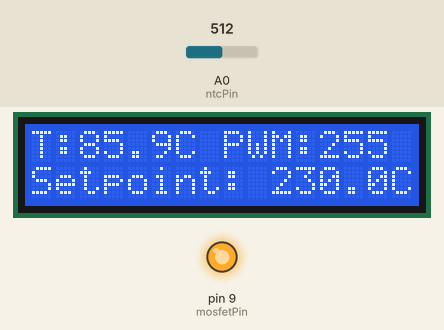
A sketch run on a simulated Arduino Uno, built with avr-gcc and run on an emulated ATmega328P. Shown: 16×2 character LCD, output pins drawn as LEDs (lit = HIGH). The inputs (shaded band) are chosen by the test bench; at power-on: A0 (ntcPin) = 512. What the sketch prints to the serial monitor is not drawn.

Above: at 2.2 s.
2.3 s: A0 (ntcPin) set to 716
At 2.8 s:
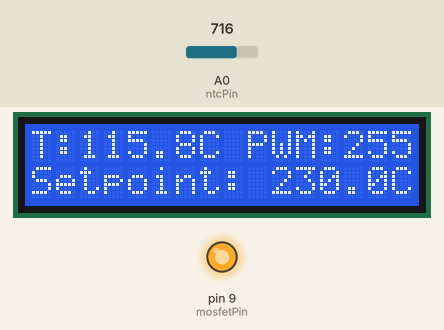
3.9 s: A0 (ntcPin) set to 57
At 5.1 s:
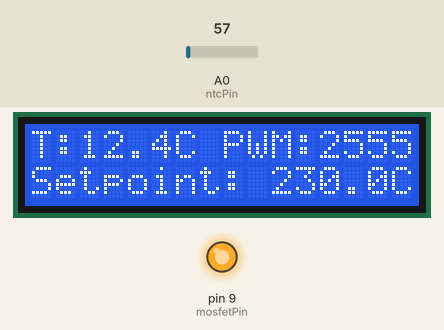
5.4 s: A0 (ntcPin) set to 47
At 6.2 s:
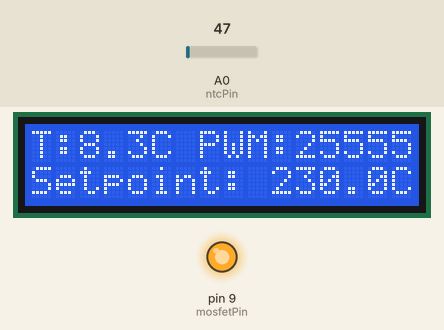
6.9 s: A0 (ntcPin) set to 0
At 8.0 s:
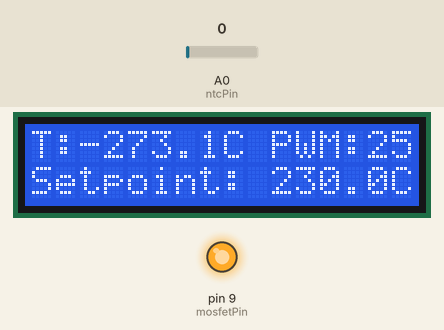
Timing chart, 0 to 9.4 s (numbered marks = the images above; inputs shaded):
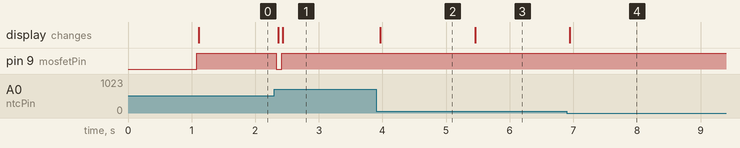

The sketch:

Temperatura_PWM_PID_LCD.ino
```cpp
#include <math.h>
#include <Wire.h>
#include <LiquidCrystal_I2C.h>

// Inicializa LCD no endereço I2C (ajuste se necessário)
LiquidCrystal_I2C lcd(0x27, 16, 2);

// Pinos
const int ntcPin = A0;
const int mosfetPin = 9;

// Constantes do NTC 100k B=3950
const float seriesResistor = 10580.0;
const float nominalResistance = 100000.0;
const float nominalTemperature = 25.0;
const float bCoefficient = 3950.0;
const float adcMax = 1023.0;

// Controle PID
float setpoint = 230.0;
float kp = 25;
float ki = 3.3;
float kd = 80;

float integral = 0;
float lastError = 0;
unsigned long lastTime = 0;

void setup() {
  Serial.begin(9600);
  pinMode(mosfetPin, OUTPUT);

  lcd.init();
  lcd.backlight();
  lcd.setCursor(0, 0);
  lcd.print("Controle PID...");
  delay(1000);
  lcd.clear();
}

void loop() {
  float temp = readTemperature();
  Serial.print("Temperatura: ");
  Serial.println(temp);

  float output = computePID(temp);
  analogWrite(mosfetPin, output);

  // LCD: Linha 1 - Temperatura e PWM
  lcd.setCursor(0, 0);
  lcd.print("T:");
  lcd.print(temp, 1);
  lcd.print("C PWM:");
  lcd.print((int)output);
  if (output < 100) lcd.print(" ");  // Apaga lixo visual se PWM < 100

  // LCD: Linha 2 - Setpoint
  lcd.setCursor(0, 1);
  lcd.print("Setpoint: ");
  lcd.print(setpoint, 1);
  lcd.print("C ");

  delay(50);  // Atualização do display
}

float readTemperature() {
  int adc = analogRead(ntcPin);
  float voltage = adc * 5.0 / adcMax;
  float resistance = seriesResistor * (5.0 / voltage - 1.0);
  float steinhart;

  steinhart = resistance / nominalResistance;
  steinhart = log(steinhart);
  steinhart /= bCoefficient;
  steinhart += 1.0 / (nominalTemperature + 273.15);
  steinhart = 1.0 / steinhart;
  steinhart -= 273.15;

  return steinhart;
}

float computePID(float input) {
  unsigned long now = millis();
  float deltaTime = (now - lastTime) / 1000.0;
  if (deltaTime <= 0) deltaTime = 0.001;
  lastTime = now;

  float error = setpoint - input;
  integral += error * deltaTime;
  integral = constrain(integral, -100, 100);

  float derivative = (error - lastError) / deltaTime;
  lastError = error;

  float output = kp * error + ki * integral + kd * derivative;
  float pwm = constrain(output, 0, 255);

  Serial.print("PWM: ");
  Serial.println(pwm);

  return pwm;
}
```

Measured:
- after the input at 2.3 s, pin 9 (mosfetPin): HIGH → LOW at once, → HIGH 0.08 s later; the display: first changes after 0.06 s (image 1 shows a later state)
- after the input at 3.9 s, the display: changes after 0.06 s (image 2)
- after the input at 5.4 s, the display: changes after 0.06 s (image 3)
- after the input at 6.9 s, the display: changes after 0.05 s (image 4)
